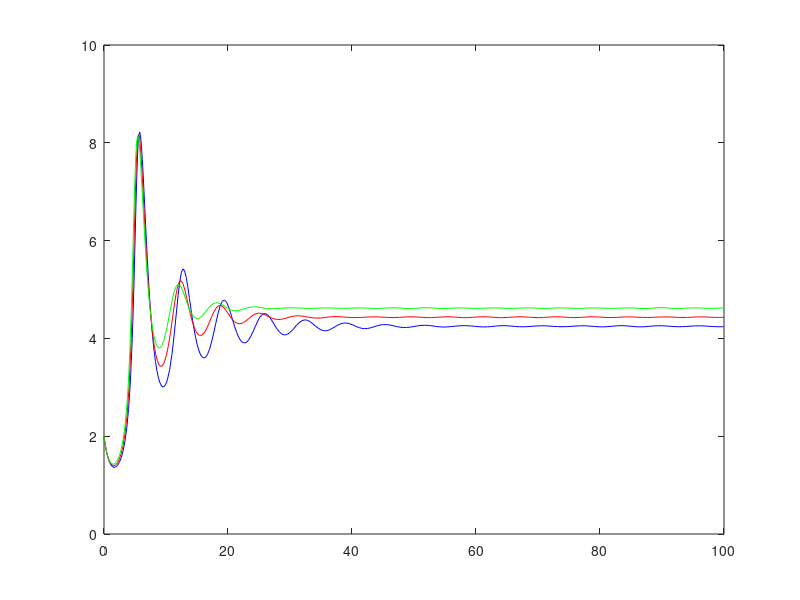

Recreate this plot in MATLAB. (Note: this script raises an error after producing the figure.)
function model
[T,Y]   = ode45(@Bqfun1,[0 100],[2 2]);
[T1,Y1] = ode45(@Bqfun2,[0 100],[2 2]);
[T2,Y2] = ode45(@Bqfun3,[0 100],[2 2]);

plot (T,Y(:,1),'b',T1,Y1(:,1),'r',T2,Y2(:,1),'g');
h=legend('delta1 = 0.28','delta1 = 0.3','delta1= 0.32',3)
xlabel('t');
ylabel('x');

function dy1 = Bqfun1(t,y)
dy1 = zeros(2,1);
r=0.5; K=10; beta=0.4; alpha=0.7; a=0.04; b=0.07; c=0.7; delta0=1;  delta1=.28;
dy1=[(r*y(1)*(1-(y(1)/K))*(y(1)-beta)-alpha*y(1)*y(2)/(1+a*y(1)+b*y(2)))
    (c*alpha*y(1)*y(2)/(1+a*y(1)+b*y(2))-delta0*y(2)-delta1*y(2)*y(2))]

function dy2 = Bqfun2(t,y)
dy2 = zeros(2,1);
r=0.5; K=10; beta=0.4; alpha=0.7; a=0.04; b=0.07; c=0.7; delta0=1;  delta1=.3;
dy2=[(r*y(1)*(1-(y(1)/K))*(y(1)-beta)-alpha*y(1)*y(2)/(1+a*y(1)+b*y(2)))
    (c*alpha*y(1)*y(2)/(1+a*y(1)+b*y(2))-delta0*y(2)-delta1*y(2)*y(2))]

function dy3 = Bqfun3(t,y)
dy3 = zeros(2,1);
r=0.5; K=10; beta=0.4; alpha=0.7; a=0.04; b=0.07; c=0.7; delta0=1;  delta1=.32;
dy3=[(r*y(1)*(1-(y(1)/K))*(y(1)-beta)-alpha*y(1)*y(2)/(1+a*y(1)+b*y(2)))
    (c*alpha*y(1)*y(2)/(1+a*y(1)+b*y(2))-delta0*y(2)-delta1*y(2)*y(2))]